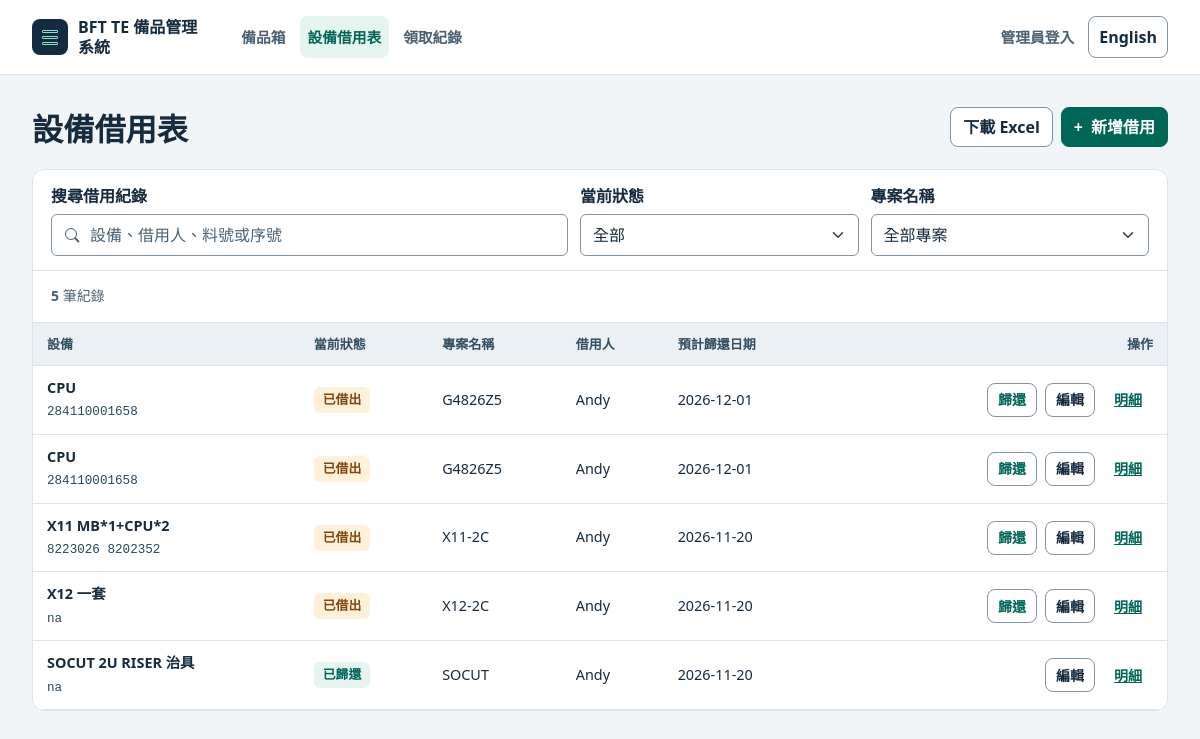
Page /loans on the committed database.
### app.py (models this page shows)
class Loan(db.Model):
    __tablename__ = 'loans'
    id = db.Column(db.Integer, primary_key=True)
    device_name = db.Column(db.String(100), nullable=False)          # 設備
    project_name = db.Column(db.String(100), default="")             # 專案名稱
    mitac_pn = db.Column(db.String(100), default="")                 # Mitac P/N
    serial_number = db.Column(db.String(100), default="")            # 序號 (SN)
    status = db.Column(db.String(50), default="已借出")              # 當前狀態 (已借出 / 已歸還)
    location = db.Column(db.String(100), default="")                 # 存放位置
    borrower = db.Column(db.String(100), nullable=False)             # 借用人
    borrower_email = db.Column(db.String(120), default="")           # 借用人信箱
    borrow_date = db.Column(db.String(50), nullable=False)           # 借出日期 (YYYY-MM-DD)
    expected_return_date = db.Column(db.String(50), default="")      # 預計歸還日期 (YYYY-MM-DD)
    actual_return_date = db.Column(db.String(50), default="")        # 實際歸還日期 (YYYY-MM-DD)
    note = db.Column(db.Text, default="")                            # 備註
    created_at = db.Column(db.DateTime, default=datetime.now)

### app.py (the view)
@app.route('/loans', methods=['GET'])
def loans():
    status_filter = request.args.get('status', 'ALL')
    loan_records = Loan.query.order_by(Loan.id.desc()).all()
    today_str = datetime.now().strftime('%Y-%m-%d')
    projects = sorted({loan.project_name for loan in loan_records if loan.project_name})
    return render_template(
        'loans.html', loans=loan_records, today=today_str,
        current_status=status_filter, projects=projects,
    )

### templates/loans.html (shortened to what this page needs)
{% extends 'base.html' %}
{% block content %}
<div id="loanWorkspace" data-today="{{ today }}" data-admin="{{ 'true' if session.get('is_admin') else 'false' }}">
    <header class="page-heading">
        <h1 class="page-title" id="loans-title" data-i18n="loan_title">設備借用表</h1>
        <div class="page-actions">
            <button type="button" class="btn btn-outline-secondary" data-excel-download="{{ url_for('export_loans') }}" data-i18n="download_excel">下載 Excel</button>
            <button type="button" class="btn btn-primary" data-bs-toggle="modal" data-bs-target="#loanEditor" data-new-loan><span aria-hidden="true">+</span><span data-i18n="btn_add_loan">新增借用</span></button>
        </div>
    </header>
    <section class="surface table-panel">
        <div class="toolbar circulation-toolbar">
            <div class="filter-field circulation-search">
                <label for="loanSearchInput" class="form-label" data-i18n="loan_search_hint">搜尋借用紀錄</label>
                <div class="search-field"><input id="loanSearchInput" type="search" class="form-control" autocomplete="off" placeholder="設備、借用人、料號或序號" data-i18n-ph="loan_search_short"></div>
            </div>
            <div class="filter-field">
                <label for="loanStatusFilter" class="form-label" data-i18n="th_loan_status">當前狀態</label>
                <select id="loanStatusFilter" class="form-select">
                    <option value="ALL" data-i18n="filter_all">全部</option>
                </select>
            </div>
            <div class="filter-field">
                <label for="loanProjectFilter" class="form-label" data-i18n="th_loan_project">專案名稱</label>
                <select id="loanProjectFilter" class="form-select"><option value="" data-i18n="all_projects">全部專案</option>{% for project in projects %}<option value="{{ project }}">{{ project }}</option>{% endfor %}</select>
            </div>
        </div>
        <div class="circulation-results">
            <p class="mb-0" role="status" aria-atomic="true"><strong id="circulationCount" class="tabular">{{ loans|length }}</strong> <span data-i18n="record_count">筆紀錄</span></p>
        </div>
        <div class="table-scroll table-scroll--loans" role="region" tabindex="0" aria-labelledby="loans-title">
            <table class="table table-hover data-table loan-table" role="table">
                <thead role="rowgroup"><tr role="row">
                    <th scope="col" role="columnheader" data-i18n="th_loan_device">設備</th>
                    <th scope="col" role="columnheader" data-i18n="th_loan_status">當前狀態</th>
                    <th scope="col" role="columnheader" data-i18n="th_loan_project">專案名稱</th>
                    <th scope="col" role="columnheader" data-i18n="th_loan_borrower">借用人</th>
                    <th scope="col" role="columnheader" data-i18n="th_loan_exp_date">預計歸還日期</th>
                    <th scope="col" role="columnheader" class="text-end" data-i18n="th_ops">操作</th>
                </tr></thead>
                {% for loan in loans %}
                {% set record = dict(id=loan.id, device_name=loan.device_name, project_name=loan.project_name or '', mitac_pn=loan.mitac_pn or '', serial_number=loan.serial_number or '', status=loan.status, location=loan.location or '', borrower=loan.borrower, borrower_email=loan.borrower_email or '', borrow_date=loan.borrow_date or '', expected_return_date=loan.expected_return_date or '', actual_return_date=loan.actual_return_date or '', note=loan.note or '') %}
                <tbody class="loan-entry" role="rowgroup" data-record='{{ record|tojson }}' data-status="{{ loan.status }}" data-project="{{ loan.project_name or '' }}" data-overdue="{{ 'true' if loan.status == '已借出' and loan.expected_return_date and loan.expected_return_date < today else 'false' }}" data-search="{{ record.device_name }} {{ record.project_name }} {{ record.mitac_pn }} {{ record.serial_number }} {{ record.status }} {{ record.location }} {{ record.borrower }} {{ record.borrower_email }} {{ record.borrow_date }} {{ record.expected_return_date }} {{ record.actual_return_date }} {{ record.note }}">
                    <tr class="loan-row" role="row">
                        <td class="loan-device primary-cell" role="cell">{{ loan.device_name }}{% if loan.mitac_pn %}<code class="device-part-number">{{ loan.mitac_pn }}</code>{% endif %}</td>
                        <td class="loan-status" role="cell"><span class="pill {% if loan.status == '已歸還' %}pill--good{% elif loan.status == '已借出' or loan.status == '維修中' %}pill--warning{% endif %}" {% if loan.status in ['已借出','已歸還','維修中','報廢'] %}data-i18n="{{ {'已借出':'status_borrowed','已歸還':'status_returned','維修中':'status_repair','報廢':'status_scrapped'}[loan.status] }}"{% endif %}>{{ loan.status }}</span></td>
                        <td class="loan-project" role="cell"><span class="mobile-label" aria-hidden="true" data-i18n="th_loan_project">專案名稱</span>{{ loan.project_name or '—' }}</td>
                        <td class="loan-borrower" role="cell"><span class="mobile-label" aria-hidden="true" data-i18n="th_loan_borrower">借用人</span>{{ loan.borrower }}</td>
                        <td class="loan-due" role="cell"><span class="mobile-label" aria-hidden="true" data-i18n="th_loan_exp_date">預計歸還日期</span><div class="due-date">
                            <span class="tabular">{{ loan.expected_return_date or '—' }}</span>
                        </div></td>
                        <td class="loan-actions" role="cell"><div class="row-actions">
                            {% if loan.status == '已借出' %}<button type="button" class="btn btn-outline-primary btn-sm" data-bs-toggle="modal" data-bs-target="#loanReturn"><span data-i18n="return_equipment">歸還</span><span class="visually-hidden"> · {{ loan.device_name }}</span></button>{% endif %}
                            <button type="button" class="btn btn-outline-secondary btn-sm" data-bs-toggle="modal" data-bs-target="#loanEditor"><span data-i18n="btn_edit">編輯</span><span class="visually-hidden"> · {{ loan.device_name }}</span></button>
                            <button type="button" class="btn btn-link btn-sm" data-loan-detail aria-expanded="false" aria-controls="loanDetails-{{ loan.id }}"><span data-i18n="details">明細</span><span class="visually-hidden"> · {{ loan.device_name }}</span></button>
                        </div></td>
                    </tr>
                </tbody>
                {% endfor %}
            </table>
        </div>
    </section>
</div>
{% endblock %}

### rows in the picture
Loan: device_name "CPU", mitac_pn "284110001658", project_name "G4826Z5", borrower "Andy", expected_return_date "2026-12-01"
Loan: device_name "CPU", mitac_pn "284110001658", project_name "G4826Z5", borrower "Andy", expected_return_date "2026-12-01"
Loan: device_name "X11 MB*1+CPU*2", mitac_pn "8223026 8202352", project_name "X11-2C", borrower "Andy", expected_return_date "2026-11-20"
Loan: device_name "X12 一套", mitac_pn "na", project_name "X12-2C", borrower "Andy", expected_return_date "2026-11-20"
Loan: device_name "SOCUT 2U RISER 治具", mitac_pn "na", project_name "SOCUT", borrower "Andy", expected_return_date "2026-11-20"

### other values in the picture
{{ loans|length }} "5"
